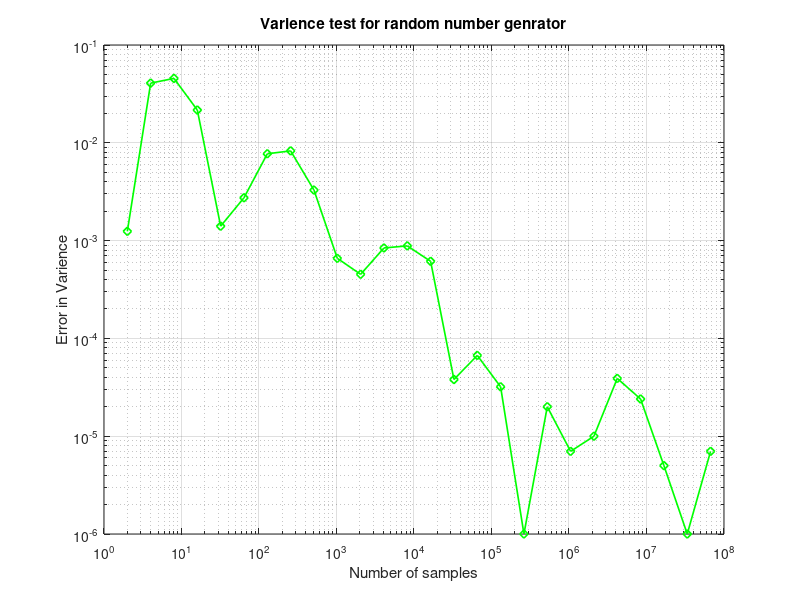

This figure's MATLAB source:
M = csvread('VarTest.csv');
[m,n] = size(M);
figure;

loglog(M(:,1),M(:,3),'gd-','LineWidth',1.2);

title('Varience test for random number genrator');
%legend('CPU (sequential)','GPU (Dongryeol)','My GPU');
xlabel('Number of samples');
ylabel('Error in Varience'); 
grid on
